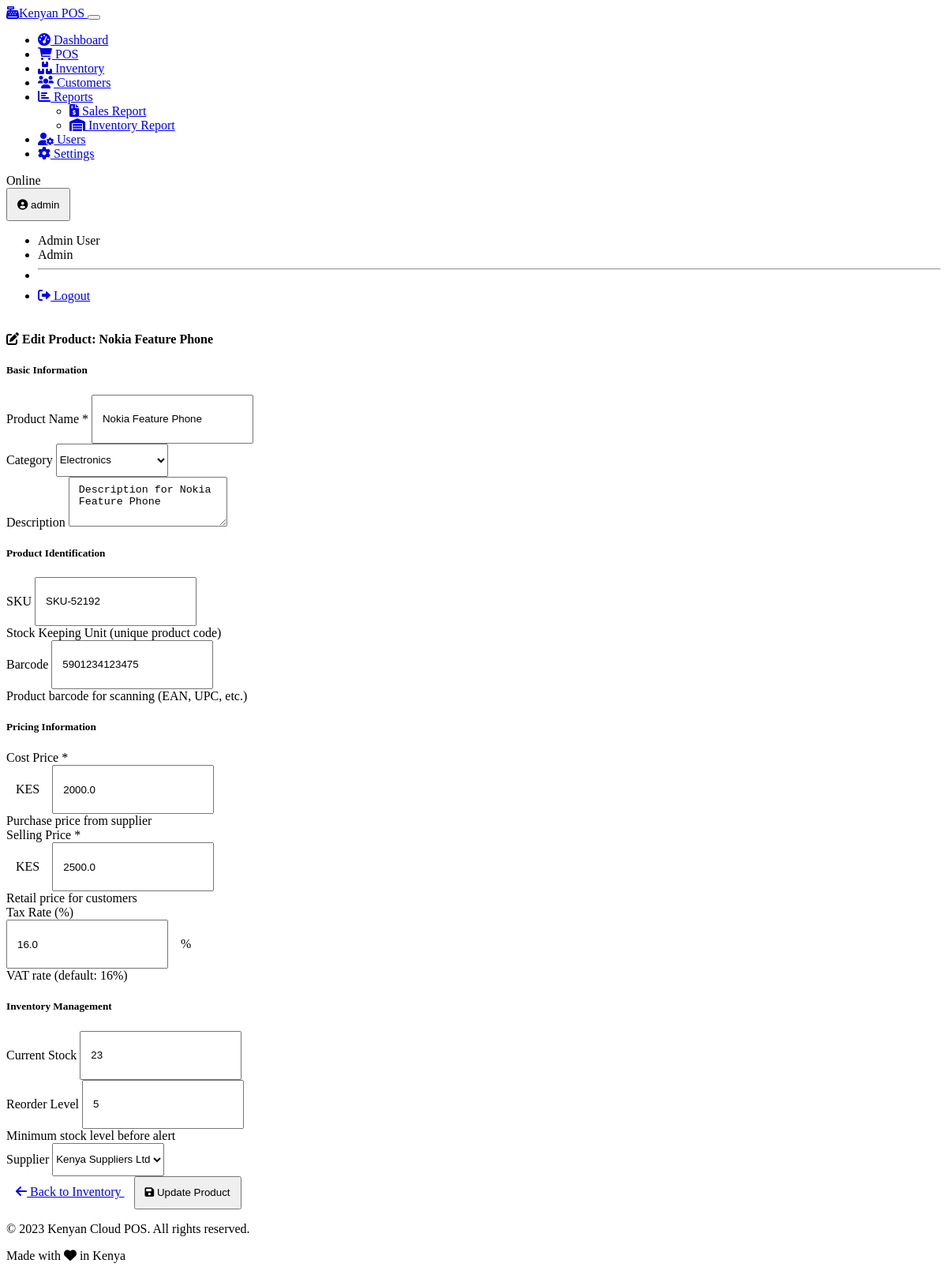
The page /inventory/edit/19 (signed in) on the database as committed earlier.
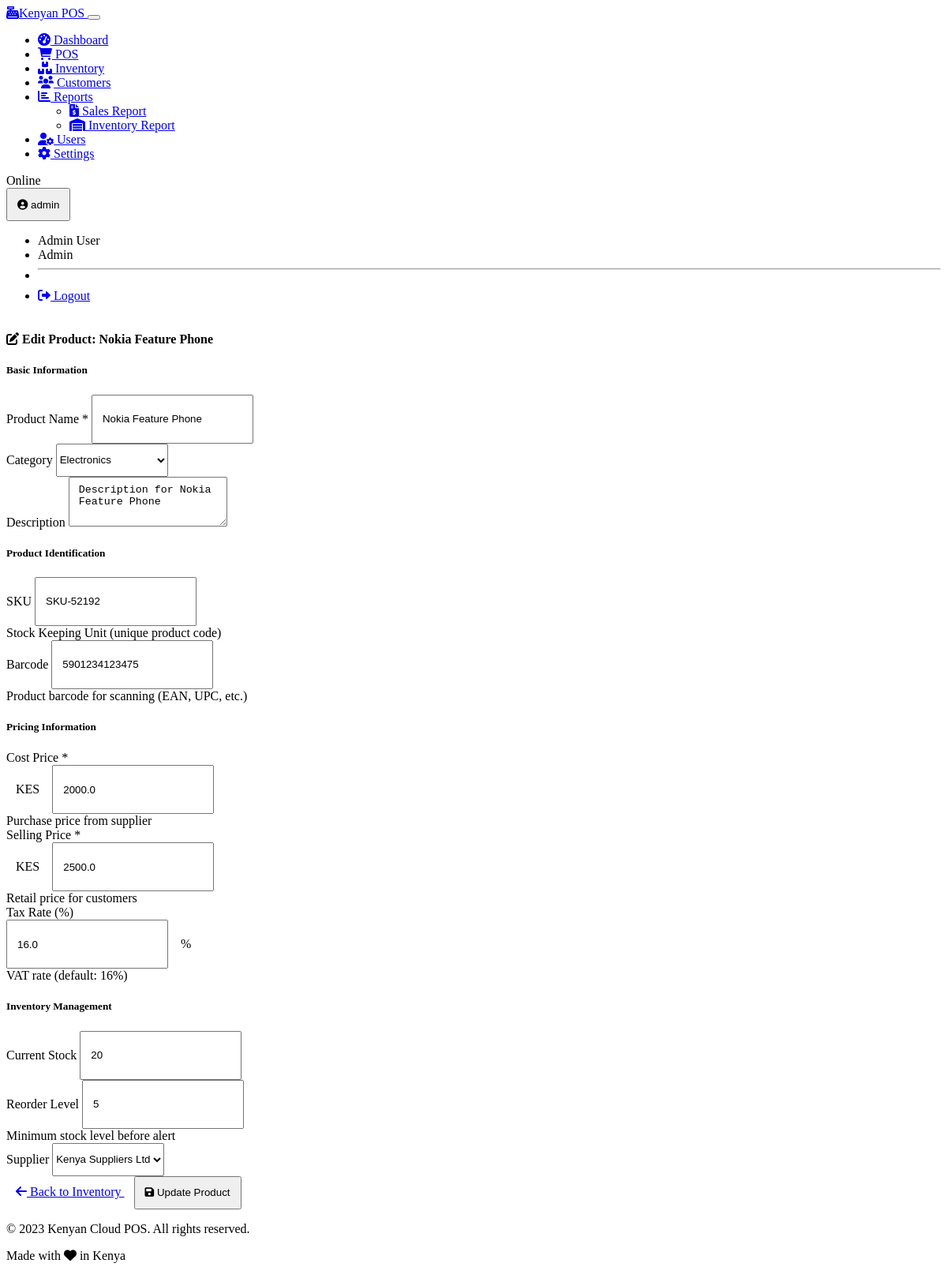
The same page on the database as committed later.
### models.py (models this page shows, shortened)
class Inventory(db.Model):
    id = db.Column(db.Integer, primary_key=True)
    quantity = db.Column(db.Integer, default=0)
    reorder_level = db.Column(db.Integer, default=5)
    last_restock_date = db.Column(db.DateTime)
    updated_at = db.Column(db.DateTime, default=datetime.utcnow, onupdate=datetime.utcnow)
    product_id = db.Column(db.Integer, db.ForeignKey('product.id'), nullable=False)
    store_id = db.Column(db.Integer, db.ForeignKey('store.id'), nullable=False)
    __table_args__ = (db.UniqueConstraint('product_id', 'store_id', name='_product_store_uc'),)

### routes.py (the view, shortened to what this page needs)
    @app.route('/inventory/edit/<int:product_id>', methods=['GET', 'POST'])
    @manager_required
    def edit_product(product_id):
        product = Product.query.get_or_404(product_id)
        inventory = Inventory.query.filter_by(
            product_id=product_id,
            store_id=session.get('store_id')
        ).first_or_404()
        categories = Category.query.all()
        suppliers = Supplier.query.all()
        return render_template(
            'inventory/product_form.html',
            product=product,
            inventory=inventory,
            categories=categories,
            suppliers=suppliers,
            edit_mode=True
        )

### auth.py (called while the page is built)
def manager_required(view):
    @wraps(view)
    def wrapped_view(**kwargs):
        if not session.get('user_id'):
            return redirect(url_for('login'))
        if session.get('role') not in [Role.ADMIN, Role.MANAGER]:
            flash('You do not have permission to access this page.', 'danger')
            return redirect(url_for('pos'))
        return view(**kwargs)
    return wrapped_view

def load_logged_in_user():
    user_id = session.get('user_id')
    if user_id is None:
        g.user = None
    else:
        try:
            g.user = User.query.get(user_id)
        except Exception:
            g.user = None

### models.py (called while the page is built)
    @property
    def full_name(self):
        return f"{self.first_name} {self.last_name}"

### templates/inventory/product_form.html (shortened to what the changed rows need)
{% extends 'base.html' %}
{% block content %}
<div class="container">
    <div class="row justify-content-center">
        <div class="col-lg-10">
            <div class="card">
                <div class="card-body">
                    <form method="post" action="{% if edit_mode %}{{ url_for('edit_product', product_id=product.id) }}{% else %}{{ url_for('add_product') }}{% endif %}">
                        <div class="row mb-4">
                            <div class="col-md-6 mb-3">
                                <label for="quantity" class="form-label">Current Stock</label>
                                <input type="number" class="form-control" id="quantity" name="quantity"
                                       value="{% if inventory %}{{ inventory.quantity }}{% else %}0{% endif %}" min="0">
                            </div>
                            <div class="col-md-6 mb-3">
                                <label for="reorder_level" class="form-label">Reorder Level</label>
                                <input type="number" class="form-control" id="reorder_level" name="reorder_level"
                                       value="{% if inventory %}{{ inventory.reorder_level }}{% else %}5{% endif %}" min="0">
                                <div class="form-text">Minimum stock level before alert</div>
                            </div>
                        </div>
                    </form>
                </div>
            </div>
        </div>
    </div>
</div>
{% endblock %}

Rows that differ between the two databases and show on the page:
changed Inventory: quantity "23" → "20"
